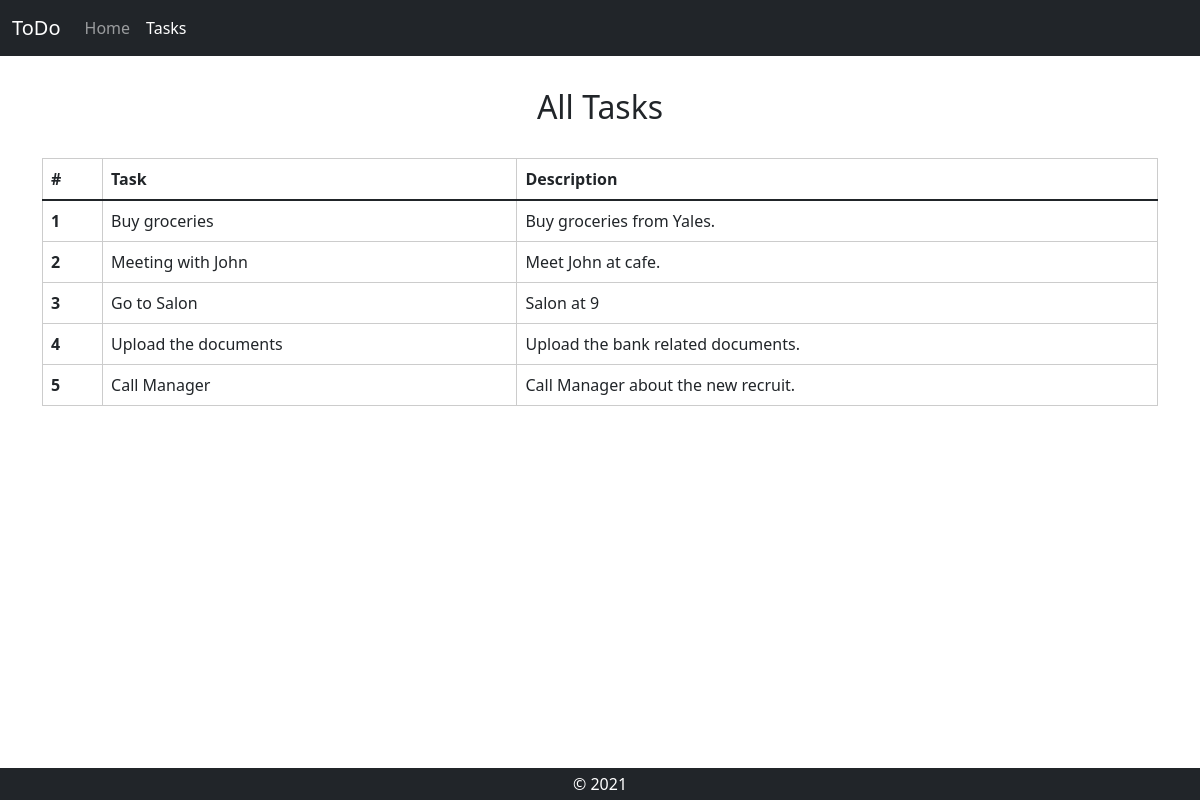
The page /tasks on the database its author committed.
### home/models.py (models this page shows, shortened)
class Task(models.Model):
    tasktitle = models.CharField(max_length=40)
    taskdesc = models.TextField()
    time = models.DateTimeField(auto_now_add=True)

### home/views.py (the view)
# urls.py: path('tasks', views.tasks, name="tasks")
def tasks(request):
    alltasks = Task.objects.all()
    context = { 'tasks' : alltasks}
    return render(request, "tasks.html",context)

### templates/tasks.html (shortened to what this page needs)
<!doctype html>
<html lang="en">
<head>
    <link href="https://cdn.jsdelivr.net/npm/bootstrap@5.1.3/dist/css/bootstrap.min.css" rel="stylesheet"
>
</head>
<body>
    <nav class="navbar navbar-expand-lg navbar-dark bg-dark">
        <div class="container-fluid">
            <a class="navbar-brand" href="/">ToDo</a>
            <div class="collapse navbar-collapse" id="navbarNav">
                <ul class="navbar-nav">
                    <li class="nav-item">
                        <a class="nav-link  " aria-current="page" href="/">Home</a>
                    </li>
                    <li class="nav-item  ">
                        <a class="nav-link active" href="tasks">Tasks</a>
                    </li>
                </ul>
            </div>
        </div>
    </nav>
    <div class="container my-3 ">
        <h2 class="text-center py-3">All Tasks</h2>
        <table class="table  my-3" id="table">
            <thead>
                <tr>
                    <th scope="col">#</th>
                    <th scope="col">Task</th>
                    <th scope="col">Description</th>
                </tr>
            </thead>
            <tbody>
                {% for task in tasks %}
                <tr>
                    <th scope="row">{{forloop.counter}}</th>
                    <td>{{task.tasktitle}}</td>
                    <td>{{task.taskdesc}}</td>
                </tr>
                {% endfor %}
            </tbody>
        </table>
    </div>
    <footer class="page-footer  font-small teal pt-4">
        <div class="footer-copyright bg-dark text-center fixed-bottom py-1 text-white "> © 2021
        </div>
    </footer>
</body>
</html>

### templates/tasks.html (style rules this page uses)
.table { border: 1px solid #ccc; border-collapse: collapse; }
.table th, .table td { border: 1px solid #ccc; }
.table th, .table td { padding: 0.5rem; }
.draggable { cursor: move; user-select: none; }

### rows shown on the page
Task: tasktitle "Buy groceries", taskdesc "Buy groceries from Yales."
Task: tasktitle "Meeting with John", taskdesc "Meet John at cafe."
Task: tasktitle "Go to Salon", taskdesc "Salon at 9"
Task: tasktitle "Upload the documents", taskdesc "Upload the bank related documents."
Task: tasktitle "Call Manager", taskdesc "Call Manager about the new recruit."
